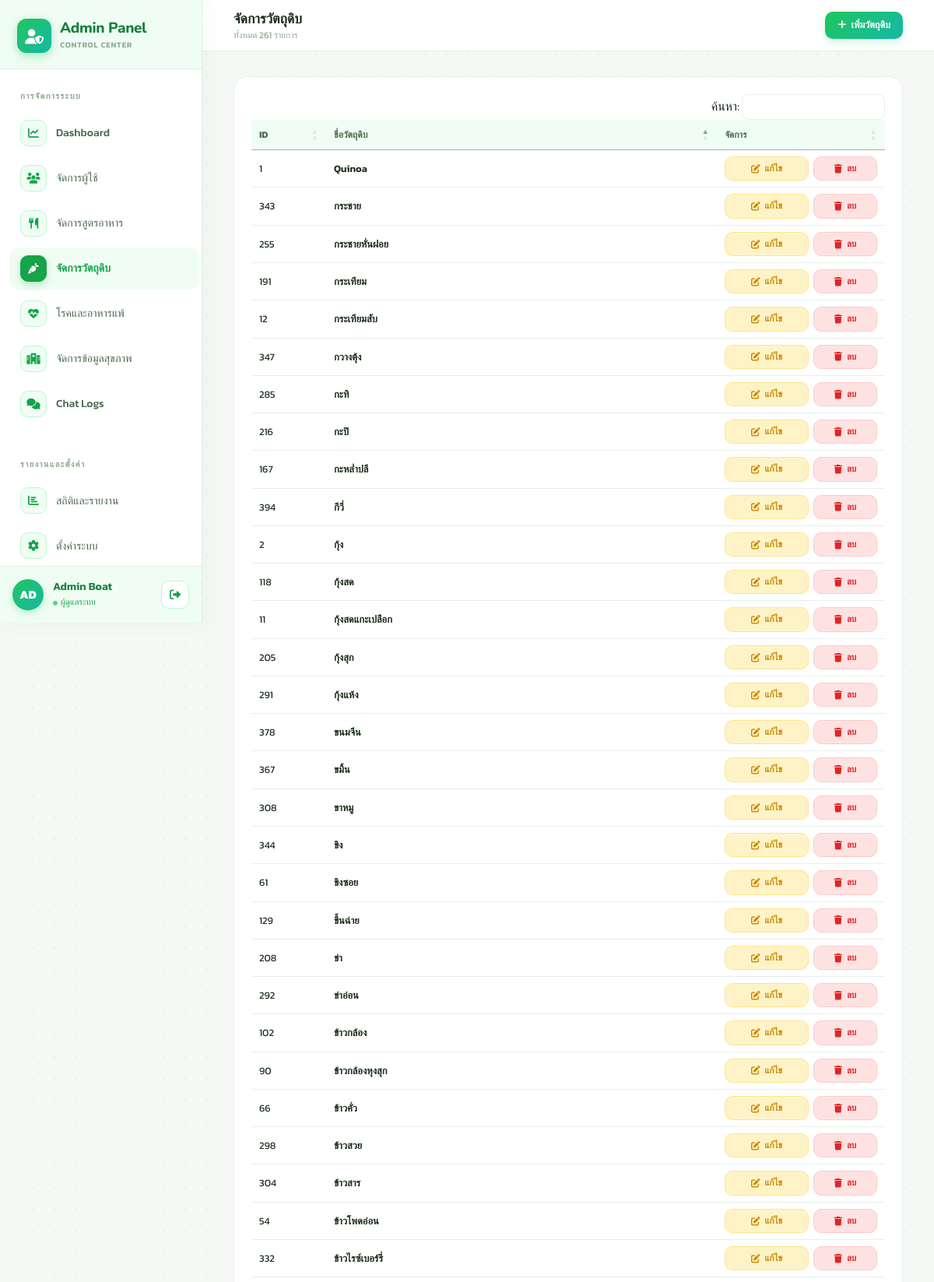
The page /admin/admin_ingredients.php (signed in, upper part) on the database its author committed.
### tables this page shows
CREATE TABLE `users` (
  `id` int(11) NOT NULL,
  `username` varchar(50) NOT NULL,
  `email` varchar(100) NOT NULL,
  `password_hash` text NOT NULL,
  `otp_code` varchar(6) DEFAULT NULL,
  `otp_expires_at` datetime DEFAULT NULL,
  `created_at` timestamp NOT NULL DEFAULT current_timestamp(),
  `first_name` varchar(100) DEFAULT NULL,
  `last_name` varchar(100) DEFAULT NULL,
  `birth_date` date DEFAULT NULL,
  `profile_image` text DEFAULT NULL,
  `role` int(1) DEFAULT 0
);

CREATE TABLE `ingredients` (
  `id` int(11) NOT NULL,
  `name` varchar(100) NOT NULL,
  `calories_per_100g` decimal(10,2) DEFAULT 0.00,
  `protein_g` decimal(10,2) DEFAULT 0.00,
  `fat_g` decimal(10,2) DEFAULT 0.00,
  `carbs_g` decimal(10,2) DEFAULT 0.00,
  `sodium_mg` decimal(10,2) DEFAULT 0.00,
  `sugar_g` decimal(10,2) DEFAULT 0.00,
  `is_common_allergen` tinyint(1) DEFAULT 0
);

### admin/admin_ingredients.php (the view, shortened to what this page needs)
<?php
include '../config/connect.php';
$ing_sql = "
    SELECT id, name
    FROM ingredients
    ORDER BY name ASC
";
$ingredients = $conn->query($ing_sql)->fetch_all(MYSQLI_ASSOC);
$total = count($ingredients);
?>
<!DOCTYPE html>
<html lang="th">
<head>
<script src="https://cdn.tailwindcss.com"></script>
<link rel="stylesheet" href="https://cdnjs.cloudflare.com/ajax/libs/font-awesome/6.4.0/css/all.min.css">
<link rel="stylesheet" href="https://cdn.datatables.net/1.13.7/css/jquery.dataTables.min.css">
<link rel="stylesheet" href="https://cdn.datatables.net/buttons/2.4.2/css/buttons.dataTables.min.css">
</head>
<body>
<?php include '../includes/sidebar_admin.php' ?>
<div class="page-wrap">
  <header class="topbar">
    <div style="flex:1;">
      <div style="font-family:'Nunito',sans-serif;font-size:1.1rem;font-weight:800;color:var(--txt);">จัดการวัตถุดิบ</div>
      <div style="font-size:.72rem;color:var(--muted);">ทั้งหมด <?= number_format($total) ?> รายการ</div>
    </div>
    <button onclick="openModal()" class="btn btn-green">
      <i class="fas fa-plus"></i> เพิ่มวัตถุดิบ
    </button>
  </header>
  <main style="padding:2rem 2.5rem;">
    <div class="card">
      <div style="overflow-x:auto;">
        <table id="ingredientsTable" class="table" style="width:100%;">
          <thead>
            <tr>
              <th style="width:60px;">ID</th>
              <th>ชื่อวัตถุดิบ</th>
              <th style="width:180px;">จัดการ</th>
            </tr>
          </thead>
          <tbody>
            <?php foreach ($ingredients as $ing): ?>
            <tr>
              <td><?= $ing['id'] ?></td>
              <td style="font-weight:600;"><?= htmlspecialchars($ing['name']) ?></td>
              <td>
                <div style="display:flex; gap:6px; flex-wrap:wrap;">
                  <button onclick='openEditModal(<?= json_encode($ing, JSON_HEX_APOS | JSON_HEX_QUOT) ?>)' class="btn btn-sm" style="background:#fef3c7;color:#ca8a04;border:1px solid #fde68a;flex:1;justify-content:center;">
                    <i class="fas fa-edit"></i> แก้ไข
                  </button>
                  <form method="POST" style="margin:0; display:flex; flex:1;" onsubmit="return confirm('ยืนยันการลบวัตถุดิบนี้?');">
                    <button type="submit" class="btn btn-sm" style="background:#fee2e2;color:#dc2626;border:1px solid #fecaca;width:100%;justify-content:center;">
                      <i class="fas fa-trash"></i> ลบ
                    </button>
                  </form>
                </div>
              </td>
            </tr>
            <?php endforeach; ?>
          </tbody>
        </table>
      </div>
    </div>
  </main>
</div>
</body>
</html>

### includes/sidebar_admin.php (shortened to what this page needs)
<?php
$current_page = basename($_SERVER['PHP_SELF']);
$sb_admin_username = "Admin";
$sb_admin_profile_image = "";
if (isset($_SESSION['user_id']) && isset($conn)) {
    $sb_adm_sql = "SELECT username, profile_image FROM users WHERE id = ?";
    $sb_adm_stmt = $conn->prepare($sb_adm_sql);
    $sb_adm_stmt->bind_param("i", $_SESSION['user_id']);
    $sb_adm_stmt->execute();
    $sb_adm_res = $sb_adm_stmt->get_result()->fetch_assoc();
    if ($sb_adm_res) {
        $sb_admin_username = !empty($sb_adm_res['username']) ? $sb_adm_res['username'] : 'Admin';
        $sb_admin_profile_image = $sb_adm_res['profile_image'] ?? '';
    }
}
$sb_admin_initials = mb_strtoupper(mb_substr($sb_admin_username, 0, 2));
?>
<aside class="sidebar" id="adminSidebar">
  <a href="admin_dashboard.php" class="sb-logo">
    <div class="sb-logo-icon"><i class="fas fa-user-shield" style="color: #ffffff;"></i></div>
    <div>
      <div class="sb-logo-text">Admin Panel</div>
      <div class="sb-logo-sub">Control Center</div>
    </div>
  </a>
  <nav class="sb-nav scroll-box">
    <div class="sb-label">การจัดการระบบ</div>
    <a href="admin_dashboard.php" class="nav-item <?php echo ($current_page === 'admin_dashboard.php') ? 'active' : ''; ?>">
      <span class="ni"><i class="fas fa-chart-line"></i></span>
      <span>Dashboard</span>
    </a>
    <a href="admin_users.php" class="nav-item <?php echo ($current_page === 'admin_users.php') ? 'active' : ''; ?>">
      <span class="ni"><i class="fas fa-users"></i></span>
      <span>จัดการผู้ใช้</span>
    </a>
    <a href="admin_recipes.php" class="nav-item <?php echo ($current_page === 'admin_recipes.php') ? 'active' : ''; ?>">
      <span class="ni"><i class="fas fa-utensils"></i></span>
      <span>จัดการสูตรอาหาร</span>
    </a>
    <a href="admin_ingredients.php" class="nav-item <?php echo ($current_page === 'admin_ingredients.php') ? 'active' : ''; ?>">
      <span class="ni"><i class="fas fa-carrot"></i></span>
      <span>จัดการวัตถุดิบ</span>
    </a>
    <a href="admin_health_data.php" class="nav-item <?php echo ($current_page === 'admin_health_data.php') ? 'active' : ''; ?>">
      <span class="ni"><i class="fas fa-heartbeat"></i></span>
      <span>โรคและอาหารแพ้</span>
    </a>
    <a href="admin_goals.php" class="nav-item <?php echo ($current_page === 'admin_goals.php') ? 'active' : ''; ?>">
      <span class="ni"><i class="fa-solid fa-hospital"></i></span>
      <span>จัดการข้อมูลสุขภาพ</span>
    </a>
    <a href="admin_chat_logs.php" class="nav-item <?php echo ($current_page === 'admin_chat_logs.php') ? 'active' : ''; ?>">
      <span class="ni"><i class="fas fa-comments"></i></span>
      <span>Chat Logs</span>
    </a>
    <div class="sb-label">รายงานและตั้งค่า</div>
    <a href="admin_analytics.php" class="nav-item <?php echo ($current_page === 'admin_analytics.php') ? 'active' : ''; ?>">
      <span class="ni"><i class="fas fa-chart-bar"></i></span>
      <span>สถิติและรายงาน</span>
    </a>
    <a href="admin_settings.php" class="nav-item <?php echo ($current_page === 'admin_settings.php') ? 'active' : ''; ?>">
      <span class="ni"><i class="fas fa-cog"></i></span>
      <span>ตั้งค่าระบบ</span>
    </a>
  </nav>
  <div class="sb-user">
    <div class="sb-av">
      <?php if ($sb_admin_profile_image && file_exists("../public/uploads/avatars/" . $sb_admin_profile_image)): ?>
        <img src="../public/uploads/avatars/<?= htmlspecialchars($sb_admin_profile_image) ?>?t=<?= time() ?>" alt="<?= htmlspecialchars($sb_admin_username) ?>">
      <?php else: ?>
        <?= htmlspecialchars($sb_admin_initials ?: 'A') ?>
      <?php endif; ?>
    </div>
    <div style="min-width:0; flex:1;">
      <div class="sb-un" title="<?= htmlspecialchars($sb_admin_username) ?>">
        <?= htmlspecialchars($sb_admin_username) ?>
      </div>
      <div class="sb-user-role">
        <i class="fas fa-circle" style="font-size:6px !important;color:#4ade80;vertical-align:middle;margin-right:4px;"></i>ผู้ดูแลระบบ
      </div>
    </div>
    <a href="../pages/logout.php" class="logout-btn" title="ออกจากระบบ" onclick="confirmLogout(event, this.href)">
      <i class="fas fa-sign-out-alt"></i>
    </a>
  </div>
</aside>

### admin/admin_ingredients.php (style rules this page uses)
:root { --g50:#f0fdf4;--g100:#dcfce7;--g200:#bbf7d0;--g300:#86efac;--g400:#4ade80;--g500:#22c55e;--g600:#16a34a;--g700:#15803d;--bg:#f5f8f5;--card:#fff;--bdr:#e8f0e9;--txt:#1a2e1a;--sub:#4b6b4e;--muted:#8da98f;--sb-w:260px; }
* { box-sizing:border-box;margin:0;padding:0; }
body { font-family:'Kanit',sans-serif;background:var(--bg);color:var(--txt);min-height:100vh;display:flex; }
body::before { content:'';position:fixed;inset:0;pointer-events:none;z-index:0;background-image:radial-gradient(circle,#c8e6c9 1px,transparent 1px);background-size:28px 28px;opacity:.35; }
.page-wrap { margin-left:var(--sb-w);flex:1;position:relative;z-index:1;min-width:0; }
.topbar { height:66px;background:rgba(255,255,255,.95);backdrop-filter:blur(12px);border-bottom:1px solid #e5ede6;display:flex;align-items:center;padding:0 2.5rem;gap:14px;position:sticky;top:0;z-index:50; }
.card { background:#fff;border:1px solid var(--bdr);border-radius:18px;padding:22px; }
.table { width:100%;font-size:.8rem; }
.table th { text-align:left;padding:12px 10px;background:var(--g50);color:var(--sub);font-weight:600;border-bottom:2px solid var(--g200);font-size:.75rem; }
.table td { padding:12px 10px;border-bottom:1px solid var(--bdr); }
.btn { padding:8px 16px;border-radius:10px;font-size:.78rem;font-weight:600;cursor:pointer;transition:all .18s;display:inline-flex;align-items:center;gap:6px;border:none; }
.btn-sm { padding:6px 12px;font-size:.72rem; }
.btn-green { background:linear-gradient(135deg,var(--g500),#14b8a6);color:#fff;box-shadow:0 4px 12px rgba(34,197,94,.2); }

### rows shown on the page
users: username "AD", username "Admin Boat"
ingredients: id "1", name "Quinoa"
ingredients: id "343", name "กระชาย"
ingredients: id "255", name "กระชายหั่นฝอย"
ingredients: id "191", name "กระเทียม"
ingredients: id "12", name "กระเทียมสับ"
ingredients: id "347", name "กวางตุ้ง"
ingredients: id "285", name "กะทิ"
ingredients: id "216", name "กะปิ"
ingredients: id "167", name "กะหล่ำปลี"
ingredients: id "394", name "กีวี่"
ingredients: id "2", name "กุ้ง"
ingredients: id "118", name "กุ้งสด"
ingredients: id "11", name "กุ้งสดแกะเปลือก"
ingredients: id "205", name "กุ้งสุก"
ingredients: id "291", name "กุ้งแห้ง"
ingredients: id "378", name "ขนมจีน"
ingredients: id "367", name "ขมิ้น"
ingredients: id "308", name "ขาหมู"
ingredients: id "344", name "ขิง"
ingredients: id "61", name "ขิงซอย"
ingredients: id "129", name "ขึ้นฉ่าย"
ingredients: id "208", name "ข่า"
ingredients: id "292", name "ข่าอ่อน"
ingredients: id "102", name "ข้าวกล้อง"
ingredients: id "90", name "ข้าวกล้องหุงสุก"
ingredients: id "66", name "ข้าวคั่ว"
ingredients: id "298", name "ข้าวสวย"
ingredients: id "304", name "ข้าวสาร"
ingredients: id "54", name "ข้าวโพดอ่อน"
ingredients: id "332", name "ข้าวไรซ์เบอร์รี่"

### other values the page prints
$total "261"
